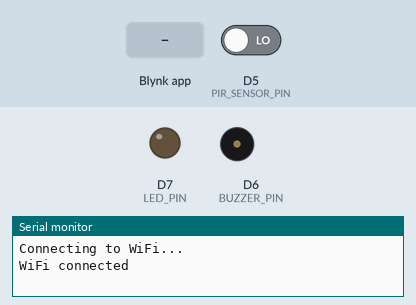
The sketch below on a simulated ESP8266 (NodeMCU). On the bench: output pins drawn as LEDs (lit = HIGH), buzzer (waves = sounding, pin HIGH), the last lines printed to the serial monitor. The inputs (shaded band) are chosen by the test bench; at power-on: D5 (PIR_SENSOR_PIN) LOW. WiFi joins after 1.5 s; servers stay silent unless stated.

Above: at 3.0 s.
3.1 s: D5 (PIR_SENSOR_PIN) driven HIGH
At 5.1 s:
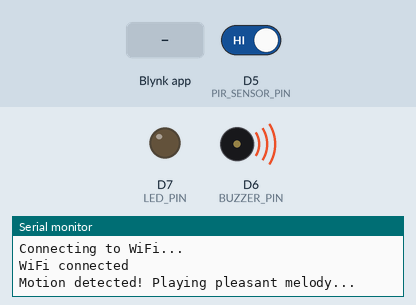
6.9 s: Blynk app writes 1 to V1
At 11.1 s:
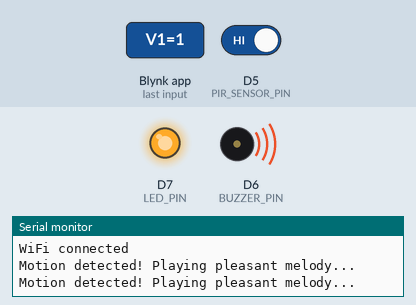
12.0 s: Blynk app writes 0 to V1
15.5 s: D5 (PIR_SENSOR_PIN) driven LOW
At 16.3 s:
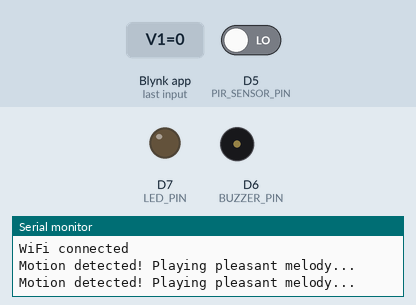
Timing chart, 0 to 18.5 s (numbered marks = the images above; inputs shaded):
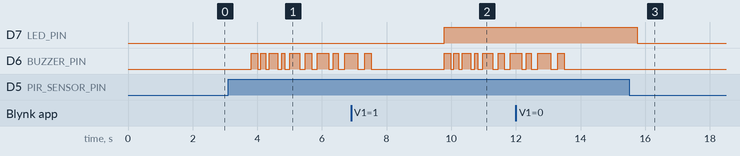

The sketch:

pir_motion.ino
```cpp
#define PIR_SENSOR_PIN D5  // PIR sensor output connected to D5 (GPIO14)
#define BUZZER_PIN D6      // Active buzzer connected to D6 (GPIO12)
#define LED_PIN D7         // LED connected to D7 (GPIO13)

#define BLYNK_TEMPLATE_ID   "YourTemplateID"
#define BLYNK_TEMPLATE_NAME "YourTemplateName"
#define BLYNK_AUTH_TOKEN    "YourAuthToken"

#include <ESP8266WiFi.h>
#include <BlynkSimpleEsp8266.h>

// Beep pattern for a pleasant rhythm (ON duration in ms)
int melody[] = {200, 150, 250, 100, 300, 200, 350, 150, 400, 200};
// Pause duration between beeps (OFF time)
int notePause[] = {100, 120, 130, 150, 170, 180, 150, 200, 220, 250};

char auth[] = BLYNK_AUTH_TOKEN;  // Auth code from Blynk
const char *ssid = "YourWiFiSSID";     // Enter your Wi-Fi Name
const char *pass = "YourWiFiPassword"; // Enter your Wi-Fi Password

void playMelody() {
    for (int i = 0; i < 10; i++) {
        digitalWrite(BUZZER_PIN, HIGH);
        delay(melody[i]);  // Play note
        digitalWrite(BUZZER_PIN, LOW);
        delay(notePause[i]);  // Pause between notes
    }
}

// Blynk function to control the LED
BLYNK_WRITE(V1) {
    int ledState = param.asInt(); // Read LED state from the Blynk app
    digitalWrite(LED_PIN, ledState);
}

void setup() {
    pinMode(PIR_SENSOR_PIN, INPUT);
    pinMode(BUZZER_PIN, OUTPUT);
    pinMode(LED_PIN, OUTPUT);
    Serial.begin(115200);

    Blynk.begin(auth, ssid, pass);

    Serial.println("Connecting to WiFi...");
    WiFi.begin(ssid, pass);
    while (WiFi.status() != WL_CONNECTED) {
        delay(500);
        Serial.print(".");
    }
    Serial.println("\nWiFi connected");
}

void loop() {
    int motion = digitalRead(PIR_SENSOR_PIN);
    Blynk.run();

    if (motion == HIGH) { // Motion detected
        Serial.println("Motion detected! Playing pleasant melody...");
        playMelody(); // Play the short melody
        Blynk.logEvent("intruder_detected", "Someone has entered your house");
    }

    delay(2000); // Prevent rapid re-triggering
}
```

Measured:
- after the input at 3.1 s, D6 (BUZZER_PIN): LOW → HIGH after 0.71 s, → LOW 0.20 s later, → HIGH 0.10 s later, → LOW 0.15 s later, … (17 changes in this stretch)
- after the input at 6.9 s, D7 (LED_PIN): LOW → HIGH after 2.9 s
- after the input at 15.5 s, D6 (BUZZER_PIN): stops changing and stays LOW
